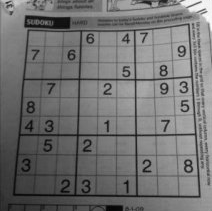
#> input picture OpenCV/Screenshot from 2020-04-26 12-36-29.png, 212 x 211 px
$ python Hough_Line.py
#> lines starting #> are read from the running program, lines starting #| are printed output that depends on the picture
import cv2
import numpy as np

img = cv2.imread('Screenshot from 2020-04-26 12-36-29.png')
#> img is the input picture: shape (211, 212, 3); min 0, max 255, mean 113.7
gray = cv2.cvtColor(img, cv2.COLOR_BGR2GRAY)
edge = cv2.Canny(gray, 50, 150, apertureSize=3)
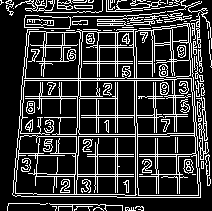
#> edge: shape (211, 212); 21.2% white in thin lines or dots
lines = cv2.HoughLines(edge, 1, np.pi /180, threshold=255)
#> lines = None

#> (the run stopped early here; a loop or call above may not have finished)

$ run again, with OpenCV/Screenshot from 2020-04-25 21-38-52.png copied over OpenCV/Screenshot from 2020-04-26 12-36-29.png
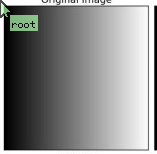
#> input picture OpenCV/Screenshot from 2020-04-25 21-38-52.png, 157 x 154 px
#> img is the input picture: shape (154, 157, 3); mean B, G, R 137.6, 138.6, 137.6
#> `edge = cv2.Canny(gray, 50, 150, apertureSize=3)`:
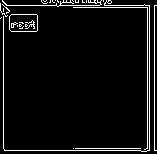
#> edge: shape (154, 157); 5.5% white in thin lines or dots
#> lines = None

$ run again, with OpenCV/Screenshot from 2020-04-25 22-29-58.png copied over OpenCV/Screenshot from 2020-04-26 12-36-29.png
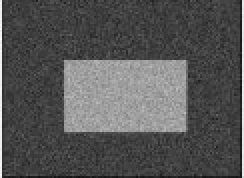
#> input picture OpenCV/Screenshot from 2020-04-25 22-29-58.png, 122 x 89 px (shown 2 times larger)
#> img is the input picture: shape (89, 122, 3); min 15, max 250, mean 85.4
#> `edge = cv2.Canny(gray, 50, 150, apertureSize=3)`:
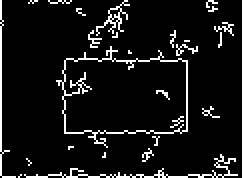
#> edge: shape (89, 122) (shown 2 times larger); 8.5% white in thin lines or dots
#> lines = None
